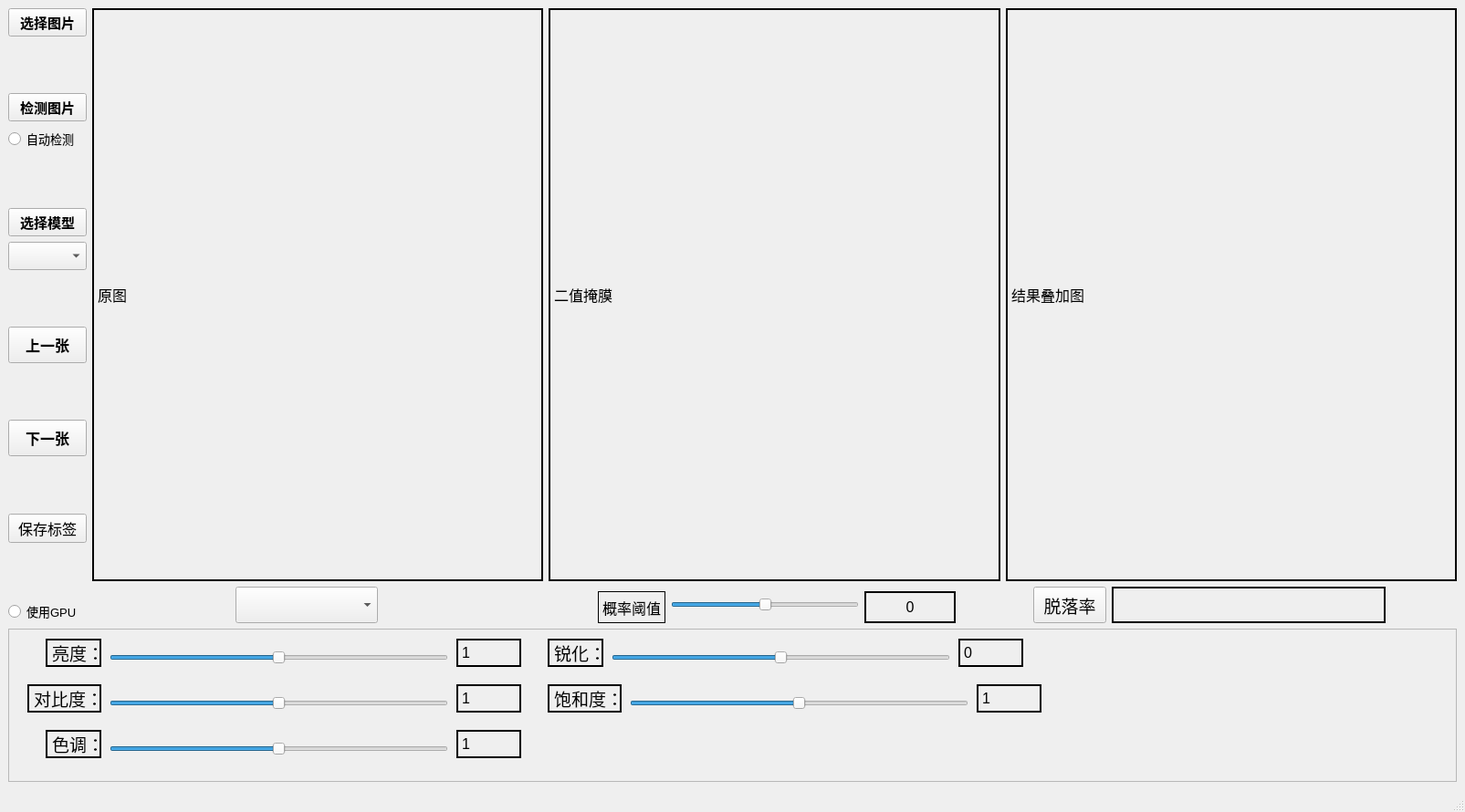
<?xml version="1.0" encoding="UTF-8"?>
<ui version="4.0">
 <class>MainWindow</class>
 <widget class="QMainWindow" name="MainWindow">
  <property name="geometry">
   <rect>
    <x>0</x>
    <y>0</y>
    <width>1605</width>
    <height>890</height>
   </rect>
  </property>
  <property name="sizePolicy">
   <sizepolicy hsizetype="Preferred" vsizetype="Preferred">
    <horstretch>0</horstretch>
    <verstretch>0</verstretch>
   </sizepolicy>
  </property>
  <property name="font">
   <font>
    <family>Microsoft YaHei UI</family>
    <pointsize>12</pointsize>
   </font>
  </property>
  <property name="windowTitle">
   <string>MainWindow</string>
  </property>
  <property name="windowIcon">
   <iconset>
    <selectedon>../source/1.png</selectedon>
   </iconset>
  </property>
  <property name="iconSize">
   <size>
    <width>60</width>
    <height>60</height>
   </size>
  </property>
  <widget class="QWidget" name="centralwidget">
   <property name="sizePolicy">
    <sizepolicy hsizetype="Preferred" vsizetype="Preferred">
     <horstretch>0</horstretch>
     <verstretch>0</verstretch>
    </sizepolicy>
   </property>
   <layout class="QGridLayout" name="gridLayout" rowstretch="4,1">
    <item row="0" column="0">
     <layout class="QHBoxLayout" name="horizontalLayout_5" stretch="0,4">
      <item>
       <layout class="QVBoxLayout" name="verticalLayout_3">
        <item>
         <widget class="QPushButton" name="selectFileBtn">
          <property name="font">
           <font>
            <family>Microsoft YaHei UI</family>
            <pointsize>11</pointsize>
            <weight>75</weight>
            <bold>true</bold>
           </font>
          </property>
          <property name="text">
           <string>选择图片</string>
          </property>
         </widget>
        </item>
        <item>
         <spacer name="verticalSpacer">
          <property name="orientation">
           <enum>Qt::Vertical</enum>
          </property>
          <property name="sizeHint" stdset="0">
           <size>
            <width>20</width>
            <height>40</height>
           </size>
          </property>
         </spacer>
        </item>
        <item>
         <layout class="QVBoxLayout" name="verticalLayout_2">
          <item>
           <widget class="QPushButton" name="checkThePicture">
            <property name="font">
             <font>
              <family>Microsoft YaHei UI</family>
              <pointsize>11</pointsize>
              <weight>75</weight>
              <bold>true</bold>
             </font>
            </property>
            <property name="text">
             <string>检测图片</string>
            </property>
           </widget>
          </item>
          <item>
           <widget class="QRadioButton" name="autoDetectRB">
            <property name="font">
             <font>
              <family>Microsoft YaHei UI</family>
              <pointsize>10</pointsize>
             </font>
            </property>
            <property name="text">
             <string>自动检测</string>
            </property>
           </widget>
          </item>
         </layout>
        </item>
        <item>
         <spacer name="verticalSpacer_2">
          <property name="orientation">
           <enum>Qt::Vertical</enum>
          </property>
          <property name="sizeHint" stdset="0">
           <size>
            <width>20</width>
            <height>40</height>
           </size>
          </property>
         </spacer>
        </item>
        <item>
         <layout class="QVBoxLayout" name="verticalLayout">
          <item>
           <widget class="QPushButton" name="selectModelBtn">
            <property name="font">
             <font>
              <family>Microsoft YaHei UI</family>
              <pointsize>11</pointsize>
              <weight>75</weight>
              <bold>true</bold>
             </font>
            </property>
            <property name="text">
             <string>选择模型</string>
            </property>
           </widget>
          </item>
          <item>
           <widget class="QComboBox" name="selectModelCB">
            <property name="font">
             <font>
              <family>黑体</family>
              <pointsize>12</pointsize>
             </font>
            </property>
           </widget>
          </item>
         </layout>
        </item>
        <item>
         <spacer name="verticalSpacer_3">
          <property name="orientation">
           <enum>Qt::Vertical</enum>
          </property>
          <property name="sizeHint" stdset="0">
           <size>
            <width>20</width>
            <height>40</height>
           </size>
          </property>
         </spacer>
        </item>
        <item>
         <widget class="QPushButton" name="previousImgBtn">
          <property name="sizePolicy">
           <sizepolicy hsizetype="Minimum" vsizetype="Fixed">
            <horstretch>0</horstretch>
            <verstretch>0</verstretch>
           </sizepolicy>
          </property>
          <property name="minimumSize">
           <size>
            <width>50</width>
            <height>40</height>
           </size>
          </property>
          <property name="font">
           <font>
            <family>Microsoft YaHei UI</family>
            <pointsize>12</pointsize>
            <weight>75</weight>
            <bold>true</bold>
           </font>
          </property>
          <property name="toolTipDuration">
           <number>-1</number>
          </property>
          <property name="text">
           <string>上一张</string>
          </property>
         </widget>
        </item>
        <item>
         <spacer name="verticalSpacer_4">
          <property name="orientation">
           <enum>Qt::Vertical</enum>
          </property>
          <property name="sizeHint" stdset="0">
           <size>
            <width>20</width>
            <height>40</height>
           </size>
          </property>
         </spacer>
        </item>
        <item>
         <widget class="QPushButton" name="nextImgBtn">
          <property name="minimumSize">
           <size>
            <width>50</width>
            <height>40</height>
           </size>
          </property>
          <property name="font">
           <font>
            <family>Microsoft YaHei UI</family>
            <pointsize>12</pointsize>
            <weight>75</weight>
            <bold>true</bold>
           </font>
          </property>
          <property name="text">
           <string>下一张</string>
          </property>
         </widget>
        </item>
        <item>
         <spacer name="verticalSpacer_5">
          <property name="orientation">
           <enum>Qt::Vertical</enum>
          </property>
          <property name="sizeHint" stdset="0">
           <size>
            <width>20</width>
            <height>40</height>
           </size>
          </property>
         </spacer>
        </item>
        <item>
         <widget class="QPushButton" name="pushButton_Save">
          <property name="text">
           <string>保存标签</string>
          </property>
         </widget>
        </item>
        <item>
         <spacer name="verticalSpacer_6">
          <property name="orientation">
           <enum>Qt::Vertical</enum>
          </property>
          <property name="sizeHint" stdset="0">
           <size>
            <width>20</width>
            <height>40</height>
           </size>
          </property>
         </spacer>
        </item>
        <item>
         <widget class="QRadioButton" name="useGPURB">
          <property name="font">
           <font>
            <family>Microsoft YaHei UI</family>
            <pointsize>10</pointsize>
           </font>
          </property>
          <property name="text">
           <string>使用GPU</string>
          </property>
         </widget>
        </item>
       </layout>
      </item>
      <item>
       <layout class="QVBoxLayout" name="verticalLayout_4" stretch="4,0">
        <property name="sizeConstraint">
         <enum>QLayout::SetDefaultConstraint</enum>
        </property>
        <item>
         <layout class="QHBoxLayout" name="horizontalLayout" stretch="1,1,1">
          <item>
           <widget class="QLabel" name="srcImgWin">
            <property name="sizePolicy">
             <sizepolicy hsizetype="Ignored" vsizetype="Ignored">
              <horstretch>0</horstretch>
              <verstretch>0</verstretch>
             </sizepolicy>
            </property>
            <property name="minimumSize">
             <size>
              <width>0</width>
              <height>0</height>
             </size>
            </property>
            <property name="maximumSize">
             <size>
              <width>2000</width>
              <height>2000</height>
             </size>
            </property>
            <property name="frameShape">
             <enum>QFrame::WinPanel</enum>
            </property>
            <property name="text">
             <string>原图</string>
            </property>
           </widget>
          </item>
          <item>
           <widget class="QLabel" name="dstImgWin">
            <property name="sizePolicy">
             <sizepolicy hsizetype="Ignored" vsizetype="Ignored">
              <horstretch>0</horstretch>
              <verstretch>0</verstretch>
             </sizepolicy>
            </property>
            <property name="minimumSize">
             <size>
              <width>0</width>
              <height>0</height>
             </size>
            </property>
            <property name="maximumSize">
             <size>
              <width>2000</width>
              <height>2000</height>
             </size>
            </property>
            <property name="frameShape">
             <enum>QFrame::WinPanel</enum>
            </property>
            <property name="text">
             <string>二值掩膜</string>
            </property>
           </widget>
          </item>
          <item>
           <widget class="QLabel" name="dstImgWin_2">
            <property name="sizePolicy">
             <sizepolicy hsizetype="Ignored" vsizetype="Ignored">
              <horstretch>0</horstretch>
              <verstretch>0</verstretch>
             </sizepolicy>
            </property>
            <property name="minimumSize">
             <size>
              <width>0</width>
              <height>0</height>
             </size>
            </property>
            <property name="maximumSize">
             <size>
              <width>2000</width>
              <height>2000</height>
             </size>
            </property>
            <property name="frameShape">
             <enum>QFrame::WinPanel</enum>
            </property>
            <property name="text">
             <string>结果叠加图</string>
            </property>
           </widget>
          </item>
         </layout>
        </item>
        <item>
         <layout class="QHBoxLayout" name="horizontalLayout_4" stretch="2,2,3,5,1,3,1">
          <item>
           <spacer name="horizontalSpacer">
            <property name="orientation">
             <enum>Qt::Horizontal</enum>
            </property>
            <property name="sizeType">
             <enum>QSizePolicy::Preferred</enum>
            </property>
            <property name="sizeHint" stdset="0">
             <size>
              <width>40</width>
              <height>20</height>
             </size>
            </property>
           </spacer>
          </item>
          <item>
           <widget class="QComboBox" name="selectedFileNameCB">
            <property name="sizePolicy">
             <sizepolicy hsizetype="Preferred" vsizetype="Fixed">
              <horstretch>0</horstretch>
              <verstretch>0</verstretch>
             </sizepolicy>
            </property>
            <property name="minimumSize">
             <size>
              <width>0</width>
              <height>40</height>
             </size>
            </property>
            <property name="baseSize">
             <size>
              <width>0</width>
              <height>0</height>
             </size>
            </property>
            <property name="font">
             <font>
              <family>黑体</family>
              <pointsize>12</pointsize>
             </font>
            </property>
           </widget>
          </item>
          <item>
           <spacer name="horizontalSpacer_2">
            <property name="orientation">
             <enum>Qt::Horizontal</enum>
            </property>
            <property name="sizeType">
             <enum>QSizePolicy::Preferred</enum>
            </property>
            <property name="sizeHint" stdset="0">
             <size>
              <width>40</width>
              <height>20</height>
             </size>
            </property>
           </spacer>
          </item>
          <item>
           <layout class="QHBoxLayout" name="horizontalLayout_3">
            <item>
             <widget class="QLabel" name="label">
              <property name="sizePolicy">
               <sizepolicy hsizetype="Preferred" vsizetype="Fixed">
                <horstretch>0</horstretch>
                <verstretch>0</verstretch>
               </sizepolicy>
              </property>
              <property name="minimumSize">
               <size>
                <width>0</width>
                <height>35</height>
               </size>
              </property>
              <property name="maximumSize">
               <size>
                <width>300</width>
                <height>30</height>
               </size>
              </property>
              <property name="frameShape">
               <enum>QFrame::Box</enum>
              </property>
              <property name="text">
               <string>概率阈值</string>
              </property>
             </widget>
            </item>
            <item>
             <widget class="QSlider" name="threshold_hS">
              <property name="minimumSize">
               <size>
                <width>0</width>
                <height>19</height>
               </size>
              </property>
              <property name="maximumSize">
               <size>
                <width>2000</width>
                <height>20</height>
               </size>
              </property>
              <property name="autoFillBackground">
               <bool>false</bool>
              </property>
              <property name="maximum">
               <number>200</number>
              </property>
              <property name="value">
               <number>100</number>
              </property>
              <property name="sliderPosition">
               <number>100</number>
              </property>
              <property name="orientation">
               <enum>Qt::Horizontal</enum>
              </property>
              <property name="invertedAppearance">
               <bool>false</bool>
              </property>
              <property name="invertedControls">
               <bool>false</bool>
              </property>
             </widget>
            </item>
            <item>
             <widget class="QLabel" name="label_prob_th">
              <property name="sizePolicy">
               <sizepolicy hsizetype="Preferred" vsizetype="Fixed">
                <horstretch>0</horstretch>
                <verstretch>0</verstretch>
               </sizepolicy>
              </property>
              <property name="minimumSize">
               <size>
                <width>100</width>
                <height>35</height>
               </size>
              </property>
              <property name="maximumSize">
               <size>
                <width>100</width>
                <height>30</height>
               </size>
              </property>
              <property name="font">
               <font>
                <family>Microsoft YaHei UI</family>
                <pointsize>12</pointsize>
               </font>
              </property>
              <property name="frameShape">
               <enum>QFrame::WinPanel</enum>
              </property>
              <property name="text">
               <string>0</string>
              </property>
              <property name="scaledContents">
               <bool>false</bool>
              </property>
              <property name="alignment">
               <set>Qt::AlignCenter</set>
              </property>
              <property name="textInteractionFlags">
               <set>Qt::LinksAccessibleByMouse</set>
              </property>
             </widget>
            </item>
           </layout>
          </item>
          <item>
           <spacer name="horizontalSpacer_3">
            <property name="orientation">
             <enum>Qt::Horizontal</enum>
            </property>
            <property name="sizeType">
             <enum>QSizePolicy::Preferred</enum>
            </property>
            <property name="sizeHint" stdset="0">
             <size>
              <width>40</width>
              <height>20</height>
             </size>
            </property>
           </spacer>
          </item>
          <item>
           <layout class="QHBoxLayout" name="horizontalLayout_2">
            <item>
             <widget class="QPushButton" name="pushButton">
              <property name="sizePolicy">
               <sizepolicy hsizetype="Fixed" vsizetype="Fixed">
                <horstretch>0</horstretch>
                <verstretch>0</verstretch>
               </sizepolicy>
              </property>
              <property name="maximumSize">
               <size>
                <width>16777215</width>
                <height>40</height>
               </size>
              </property>
              <property name="font">
               <font>
                <pointsize>14</pointsize>
                <weight>50</weight>
                <bold>false</bold>
               </font>
              </property>
              <property name="text">
               <string>脱落率</string>
              </property>
             </widget>
            </item>
            <item>
             <widget class="QLabel" name="label_fall_ratio">
              <property name="sizePolicy">
               <sizepolicy hsizetype="Expanding" vsizetype="Fixed">
                <horstretch>0</horstretch>
                <verstretch>0</verstretch>
               </sizepolicy>
              </property>
              <property name="minimumSize">
               <size>
                <width>300</width>
                <height>0</height>
               </size>
              </property>
              <property name="maximumSize">
               <size>
                <width>16777215</width>
                <height>40</height>
               </size>
              </property>
              <property name="font">
               <font>
                <pointsize>16</pointsize>
                <weight>75</weight>
                <bold>true</bold>
               </font>
              </property>
              <property name="frameShape">
               <enum>QFrame::WinPanel</enum>
              </property>
              <property name="text">
               <string/>
              </property>
             </widget>
            </item>
           </layout>
          </item>
          <item>
           <spacer name="horizontalSpacer_4">
            <property name="orientation">
             <enum>Qt::Horizontal</enum>
            </property>
            <property name="sizeType">
             <enum>QSizePolicy::Preferred</enum>
            </property>
            <property name="sizeHint" stdset="0">
             <size>
              <width>40</width>
              <height>20</height>
             </size>
            </property>
           </spacer>
          </item>
         </layout>
        </item>
       </layout>
      </item>
     </layout>
    </item>
    <item row="1" column="0">
     <widget class="QStackedWidget" name="stackedWidget">
      <property name="frameShape">
       <enum>QFrame::StyledPanel</enum>
      </property>
      <property name="currentIndex">
       <number>1</number>
      </property>
      <widget class="QWidget" name="page"/>
      <widget class="QWidget" name="page_2">
       <widget class="QSlider" name="BrightnessHSlider">
        <property name="geometry">
         <rect>
          <x>110</x>
          <y>20</y>
          <width>371</width>
          <height>21</height>
         </rect>
        </property>
        <property name="font">
         <font>
          <underline>false</underline>
         </font>
        </property>
        <property name="acceptDrops">
         <bool>false</bool>
        </property>
        <property name="layoutDirection">
         <enum>Qt::LeftToRight</enum>
        </property>
        <property name="autoFillBackground">
         <bool>false</bool>
        </property>
        <property name="maximum">
         <number>1000</number>
        </property>
        <property name="value">
         <number>500</number>
        </property>
        <property name="orientation">
         <enum>Qt::Horizontal</enum>
        </property>
       </widget>
       <widget class="QLabel" name="label_2">
        <property name="geometry">
         <rect>
          <x>40</x>
          <y>10</y>
          <width>61</width>
          <height>31</height>
         </rect>
        </property>
        <property name="font">
         <font>
          <pointsize>14</pointsize>
         </font>
        </property>
        <property name="frameShape">
         <enum>QFrame::WinPanel</enum>
        </property>
        <property name="text">
         <string>亮度：</string>
        </property>
       </widget>
       <widget class="QLabel" name="label_3">
        <property name="geometry">
         <rect>
          <x>20</x>
          <y>60</y>
          <width>81</width>
          <height>31</height>
         </rect>
        </property>
        <property name="font">
         <font>
          <pointsize>14</pointsize>
         </font>
        </property>
        <property name="frameShape">
         <enum>QFrame::WinPanel</enum>
        </property>
        <property name="text">
         <string>对比度：</string>
        </property>
       </widget>
       <widget class="QSlider" name="ContrastHSlider">
        <property name="geometry">
         <rect>
          <x>110</x>
          <y>70</y>
          <width>371</width>
          <height>21</height>
         </rect>
        </property>
        <property name="font">
         <font>
          <underline>false</underline>
         </font>
        </property>
        <property name="acceptDrops">
         <bool>false</bool>
        </property>
        <property name="layoutDirection">
         <enum>Qt::LeftToRight</enum>
        </property>
        <property name="autoFillBackground">
         <bool>false</bool>
        </property>
        <property name="maximum">
         <number>1000</number>
        </property>
        <property name="value">
         <number>500</number>
        </property>
        <property name="orientation">
         <enum>Qt::Horizontal</enum>
        </property>
       </widget>
       <widget class="QLabel" name="label_4">
        <property name="geometry">
         <rect>
          <x>590</x>
          <y>60</y>
          <width>81</width>
          <height>31</height>
         </rect>
        </property>
        <property name="font">
         <font>
          <pointsize>14</pointsize>
         </font>
        </property>
        <property name="frameShape">
         <enum>QFrame::WinPanel</enum>
        </property>
        <property name="text">
         <string>饱和度：</string>
        </property>
       </widget>
       <widget class="QSlider" name="saturationHSlider">
        <property name="geometry">
         <rect>
          <x>680</x>
          <y>70</y>
          <width>371</width>
          <height>21</height>
         </rect>
        </property>
        <property name="font">
         <font>
          <underline>false</underline>
         </font>
        </property>
        <property name="acceptDrops">
         <bool>false</bool>
        </property>
        <property name="layoutDirection">
         <enum>Qt::LeftToRight</enum>
        </property>
        <property name="autoFillBackground">
         <bool>false</bool>
        </property>
        <property name="maximum">
         <number>1000</number>
        </property>
        <property name="value">
         <number>500</number>
        </property>
        <property name="orientation">
         <enum>Qt::Horizontal</enum>
        </property>
       </widget>
       <widget class="QSlider" name="HueHSlider">
        <property name="geometry">
         <rect>
          <x>110</x>
          <y>120</y>
          <width>371</width>
          <height>21</height>
         </rect>
        </property>
        <property name="font">
         <font>
          <underline>false</underline>
         </font>
        </property>
        <property name="acceptDrops">
         <bool>false</bool>
        </property>
        <property name="layoutDirection">
         <enum>Qt::LeftToRight</enum>
        </property>
        <property name="autoFillBackground">
         <bool>false</bool>
        </property>
        <property name="maximum">
         <number>1000</number>
        </property>
        <property name="value">
         <number>500</number>
        </property>
        <property name="orientation">
         <enum>Qt::Horizontal</enum>
        </property>
       </widget>
       <widget class="QLabel" name="label_5">
        <property name="geometry">
         <rect>
          <x>40</x>
          <y>110</y>
          <width>61</width>
          <height>31</height>
         </rect>
        </property>
        <property name="font">
         <font>
          <pointsize>14</pointsize>
         </font>
        </property>
        <property name="frameShape">
         <enum>QFrame::WinPanel</enum>
        </property>
        <property name="text">
         <string>色调：</string>
        </property>
       </widget>
       <widget class="QLabel" name="label_6">
        <property name="geometry">
         <rect>
          <x>590</x>
          <y>10</y>
          <width>61</width>
          <height>31</height>
         </rect>
        </property>
        <property name="font">
         <font>
          <pointsize>14</pointsize>
         </font>
        </property>
        <property name="frameShape">
         <enum>QFrame::WinPanel</enum>
        </property>
        <property name="text">
         <string>锐化：</string>
        </property>
       </widget>
       <widget class="QSlider" name="sharpnessHSlider">
        <property name="geometry">
         <rect>
          <x>660</x>
          <y>20</y>
          <width>371</width>
          <height>21</height>
         </rect>
        </property>
        <property name="font">
         <font>
          <underline>false</underline>
         </font>
        </property>
        <property name="acceptDrops">
         <bool>false</bool>
        </property>
        <property name="layoutDirection">
         <enum>Qt::LeftToRight</enum>
        </property>
        <property name="autoFillBackground">
         <bool>false</bool>
        </property>
        <property name="maximum">
         <number>1000</number>
        </property>
        <property name="value">
         <number>500</number>
        </property>
        <property name="orientation">
         <enum>Qt::Horizontal</enum>
        </property>
       </widget>
       <widget class="QLabel" name="label_brightness_delta">
        <property name="geometry">
         <rect>
          <x>490</x>
          <y>10</y>
          <width>71</width>
          <height>31</height>
         </rect>
        </property>
        <property name="frameShape">
         <enum>QFrame::WinPanel</enum>
        </property>
        <property name="text">
         <string>1</string>
        </property>
       </widget>
       <widget class="QLabel" name="label_contrast_delta">
        <property name="geometry">
         <rect>
          <x>490</x>
          <y>60</y>
          <width>71</width>
          <height>31</height>
         </rect>
        </property>
        <property name="frameShape">
         <enum>QFrame::WinPanel</enum>
        </property>
        <property name="text">
         <string>1</string>
        </property>
       </widget>
       <widget class="QLabel" name="label_saturation_delta">
        <property name="geometry">
         <rect>
          <x>1060</x>
          <y>60</y>
          <width>71</width>
          <height>31</height>
         </rect>
        </property>
        <property name="frameShape">
         <enum>QFrame::WinPanel</enum>
        </property>
        <property name="text">
         <string>1</string>
        </property>
       </widget>
       <widget class="QLabel" name="label_hue_delta">
        <property name="geometry">
         <rect>
          <x>490</x>
          <y>110</y>
          <width>71</width>
          <height>31</height>
         </rect>
        </property>
        <property name="frameShape">
         <enum>QFrame::WinPanel</enum>
        </property>
        <property name="text">
         <string>1</string>
        </property>
       </widget>
       <widget class="QLabel" name="label_sharpness_delta">
        <property name="geometry">
         <rect>
          <x>1040</x>
          <y>10</y>
          <width>71</width>
          <height>31</height>
         </rect>
        </property>
        <property name="frameShape">
         <enum>QFrame::WinPanel</enum>
        </property>
        <property name="text">
         <string>0</string>
        </property>
       </widget>
      </widget>
     </widget>
    </item>
   </layout>
  </widget>
  <widget class="QMenuBar" name="menubar">
   <property name="geometry">
    <rect>
     <x>0</x>
     <y>0</y>
     <width>1605</width>
     <height>23</height>
    </rect>
   </property>
  </widget>
  <widget class="QStatusBar" name="statusbar"/>
 </widget>
 <resources/>
 <connections/>
</ui>
